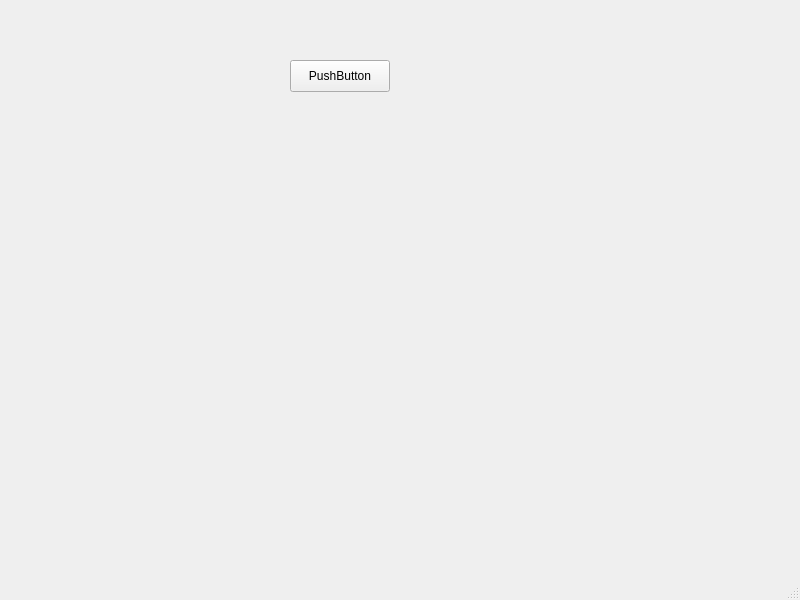
<?xml version="1.0" encoding="UTF-8"?>
<ui version="4.0">
 <class>MainWindow</class>
 <widget class="QMainWindow" name="MainWindow">
  <property name="geometry">
   <rect>
    <x>0</x>
    <y>0</y>
    <width>800</width>
    <height>600</height>
   </rect>
  </property>
  <property name="windowTitle">
   <string>MainWindow</string>
  </property>
  <widget class="QWidget" name="centralwidget">
   <widget class="QPushButton" name="pushButton">
    <property name="geometry">
     <rect>
      <x>290</x>
      <y>60</y>
      <width>100</width>
      <height>32</height>
     </rect>
    </property>
    <property name="text">
     <string>PushButton</string>
    </property>
   </widget>
  </widget>
  <widget class="QMenuBar" name="menubar">
   <property name="geometry">
    <rect>
     <x>0</x>
     <y>0</y>
     <width>800</width>
     <height>24</height>
    </rect>
   </property>
  </widget>
  <widget class="QStatusBar" name="statusbar"/>
 </widget>
 <resources/>
 <connections/>
</ui>
